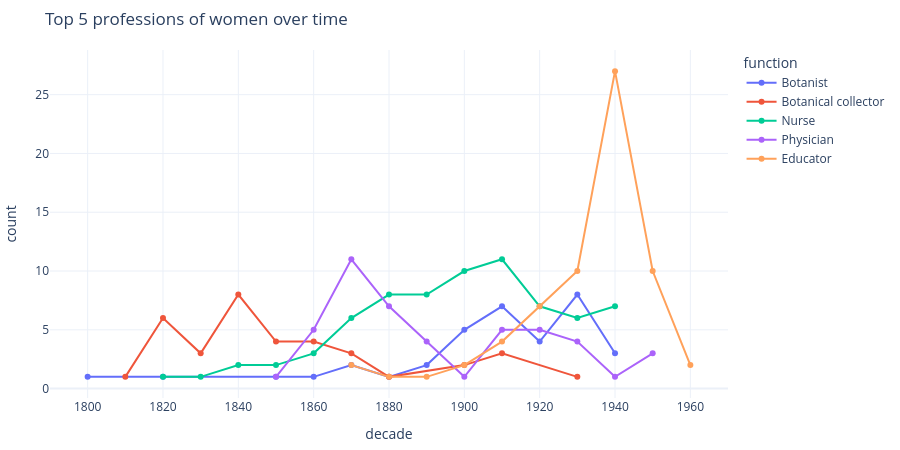

Notebook code for this chart:
### Code cell
# how the top 5 professions rise and fall across decades
top5 = era["function"].value_counts().head(5).index
sub = era[era["function"].isin(top5)]
counts = sub.groupby(["decade", "function"]).size().reset_index(name="count")

fig = px.line(
    counts, x="decade", y="count", color="function", markers=True,
    title="Top 5 professions of women over time",
)
fig.update_layout(template="plotly_white", height=450, margin=dict(l=10, r=30, t=50, b=10))
fig.show()

### Figure 1 — Plotly figure (JSON) as saved in the notebook; plotly's stock layout.template omitted (floating-point values rounded to 4 significant figures)
{"data": [{"hovertemplate": "function=Botanist<br>decade=%{x}<br>count=%{y}<extra></extra>", "legendgroup": "Botanist", "line": {"color": "#636efa", "dash": "solid"}, "marker": {"symbol": "circle"}, "mode": "lines+markers", "name": "Botanist", "orientation": "v", "showlegend": true, "type": "scatter", "x": [1800, 1820, 1850, 1860, 1870, 1880, 1890, 1900, 1910, 1920, 1930, 1940], "xaxis": "x", "y": [1, 1, 1, 1, 2, 1, 2, 5, 7, 4, 8, 3], "yaxis": "y"}, {"hovertemplate": "function=Botanical collector<br>decade=%{x}<br>count=%{y}<extra></extra>", "legendgroup": "Botanical collector", "line": {"color": "#EF553B", "dash": "solid"}, "marker": {"symbol": "circle"}, "mode": "lines+markers", "name": "Botanical collector", "orientation": "v", "showlegend": true, "type": "scatter", "x": [1810, 1820, 1830, 1840, 1850, 1860, 1870, 1880, 1900, 1910, 1930], "xaxis": "x", "y": [1, 6, 3, 8, 4, 4, 3, 1, 2, 3, 1], "yaxis": "y"}, {"hovertemplate": "function=Nurse<br>decade=%{x}<br>count=%{y}<extra></extra>", "legendgroup": "Nurse", "line": {"color": "#00cc96", "dash": "solid"}, "marker": {"symbol": "circle"}, "mode": "lines+markers", "name": "Nurse", "orientation": "v", "showlegend": true, "type": "scatter", "x": [1820, 1830, 1840, 1850, 1860, 1870, 1880, 1890, 1900, 1910, 1920, 1930, 1940], "xaxis": "x", "y": [1, 1, 2, 2, 3, 6, 8, 8, 10, 11, 7, 6, 7], "yaxis": "y"}, {"hovertemplate": "function=Physician<br>decade=%{x}<br>count=%{y}<extra></extra>", "legendgroup": "Physician", "line": {"color": "#ab63fa", "dash": "solid"}, "marker": {"symbol": "circle"}, "mode": "lines+markers", "name": "Physician", "orientation": "v", "showlegend": true, "type": "scatter", "x": [1850, 1860, 1870, 1880, 1890, 1900, 1910, 1920, 1930, 1940, 1950], "xaxis": "x", "y": [1, 5, 11, 7, 4, 1, 5, 5, 4, 1, 3], "yaxis": "y"}, {"hovertemplate": "function=Educator<br>decade=%{x}<br>count=%{y}<extra></extra>", "legendgroup": "Educator", "line": {"color": "#FFA15A", "dash": "solid"}, "marker": {"symbol": "circle"}, "mode": "lines+markers", "name": "Educator", "orientation": "v", "showlegend": true, "type": "scatter", "x": [1870, 1880, 1890, 1900, 1910, 1920, 1930, 1940, 1950, 1960], "xaxis": "x", "y": [2, 1, 1, 2, 4, 7, 10, 27, 10, 2], "yaxis": "y"}], "layout": {"height": 450, "legend": {"title": {"text": "function"}, "tracegroupgap": 0}, "margin": {"b": 10, "l": 10, "r": 30, "t": 50}, "title": {"text": "Top 5 professions of women over time"}, "xaxis": {"anchor": "y", "domain": [0, 1], "title": {"text": "decade"}}, "yaxis": {"anchor": "x", "domain": [0, 1], "title": {"text": "count"}}}}
